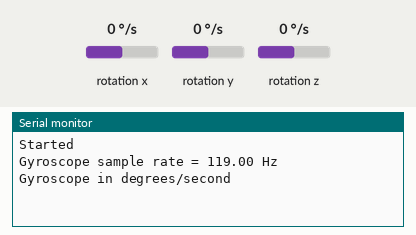
Simulated run of this sketch. Board: Arduino Nano 33 BLE. On the bench: the last lines printed to the serial monitor. Inputs (shaded band) come from the test bench; at power-on: rotation x 0 °/s, rotation y 0 °/s, rotation z 0 °/s.

Above: at 1.2 s.
1.3 s: rotation x set to -38 °/s
2.8 s: rotation x set to -45 °/s
At 3.2 s:
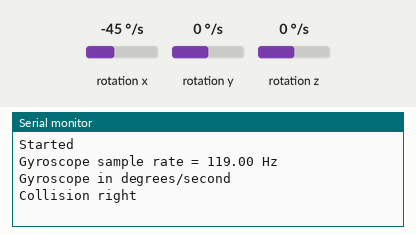
7.3 s: rotation y set to -43 °/s
At 7.7 s:
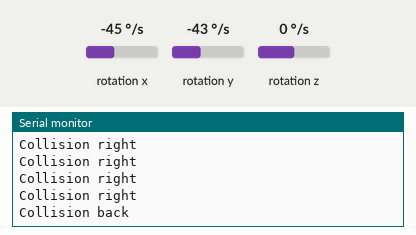
8.8 s: rotation y set to -36 °/s
At 9.2 s:
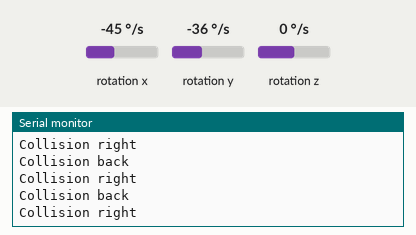

Measured:
- the behaviour switches between -40 and -41 °/s on rotation x (found by bisection; images 0 and 1)
- the behaviour switches between -41 and -40 °/s on rotation y (found by bisection; images 2 and 3)
- after the input at 2.8 s, the serial monitor: prints a new line at once (image 1)
- after the input at 7.3 s, the serial monitor: prints a new line at once (image 2)

The sketch:

Gyroscope.ino
```cpp
#include <Arduino_LSM9DS1.h>

float x, y, z;
int plusThreshold = 40, minusThreshold = -40;

void setup() {
  Serial.begin(9600);
  while (!Serial);
  Serial.println("Started");

  if (!IMU.begin()) {
    Serial.println("Failed to initialize IMU!");
    while (1);
  }
  Serial.print("Gyroscope sample rate = ");
  Serial.print(IMU.gyroscopeSampleRate());
  Serial.println(" Hz");
  Serial.println();
  Serial.println("Gyroscope in degrees/second");
}
void loop() {

  if (IMU.gyroscopeAvailable()) {
    IMU.readGyroscope(x, y, z);
  }
  if(y > plusThreshold)
  {
    Serial.println("Collision front");
    delay(500);
  }
  if(y < minusThreshold)
  {
    Serial.println("Collision back");
    delay(500);
  }
  if(x < minusThreshold)
  {
    Serial.println("Collision right");
    delay(500);
  }
    if(x > plusThreshold)
  {
    Serial.println("Collision left");
    delay(500);
  }

}
```
